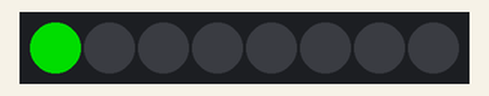
Recording of a sketch running on a simulated Arduino Uno, built with avr-gcc and run on an emulated ATmega328P. Parts: 8 RGB LEDs in strip order, left to right. Dim RGB values are drawn brighter than linear.

Above: at 0.05 s.
At 0.75 s:
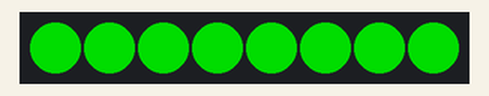
Timing chart, 0 to 40.0 s (numbered marks = the images above):
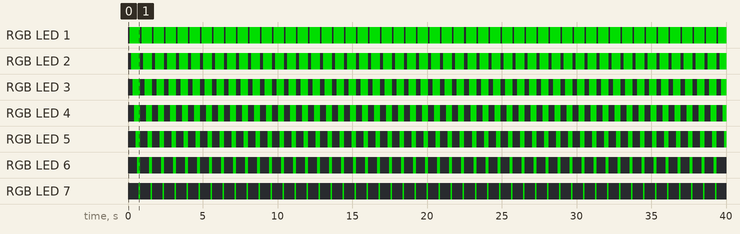

The sketch:

led_enderecavel.ino
```cpp
#include <Adafruit_NeoPixel.h>

#define PIN 2
#define NUMLED 8


Adafruit_NeoPixel pixels(NUMLED, PIN, NEO_GRB + NEO_KHZ800);

#define DELAYLOOP 100

void setup()
{
  pixels.begin();
}

void loop()
{
  pixels.clear();

  for (int i = 0; i < NUMLED; i++)
  {
    pixels.setPixelColor(i, pixels.Color(0, 150, 0));

    pixels.show();

    delay(DELAYLOOP);
  }
}
```

Measured:
- by itself, RGB LED 1: alternates RGB(0, 150, 0) for 0.70 s and off for 0.10 s
- by itself, RGB LED 2: alternates RGB(0, 150, 0) for 0.60 s and off for 0.20 s
- by itself, RGB LED 3: alternates RGB(0, 150, 0) for 0.50 s and off for 0.30 s
- by itself, RGB LED 4: alternates RGB(0, 150, 0) for 0.40 s and off for 0.40 s
- by itself, RGB LED 5: alternates RGB(0, 150, 0) for 0.30 s and off for 0.50 s
- by itself, RGB LED 6: alternates RGB(0, 150, 0) for 0.20 s and off for 0.60 s
- by itself, RGB LED 7: alternates RGB(0, 150, 0) for 0.10 s and off for 0.70 s
